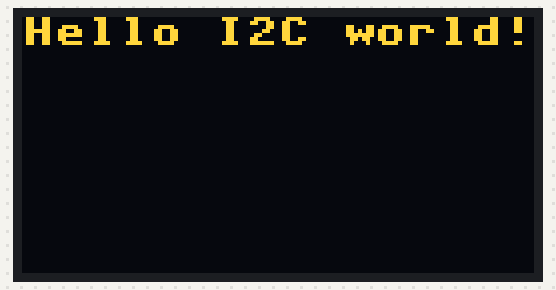
A program run on a simulated ESP32 board running MicroPython. Shown: 128×64 one-colour display. The OLED is the two-colour kind (top 16 rows yellow); library files of the repository ran but are not shown: ssd1306.py. At 0.1 s the program stops and its outputs stay as they are.

Above: at 0.1 s.

The program:

oled.py
```python
from machine import Pin, SoftI2C
import ssd1306

scl_pin = 25
sda_pin = 26

i2c = SoftI2C(scl = Pin(scl_pin), sda = Pin(sda_pin))

display_width = 128
display_height = 64

oled = ssd1306.SSD1306_I2C(display_width, display_height, i2c)

oled.fill(0)
oled.text("Hello I2C world!", 0, 0)
oled.show()
```
